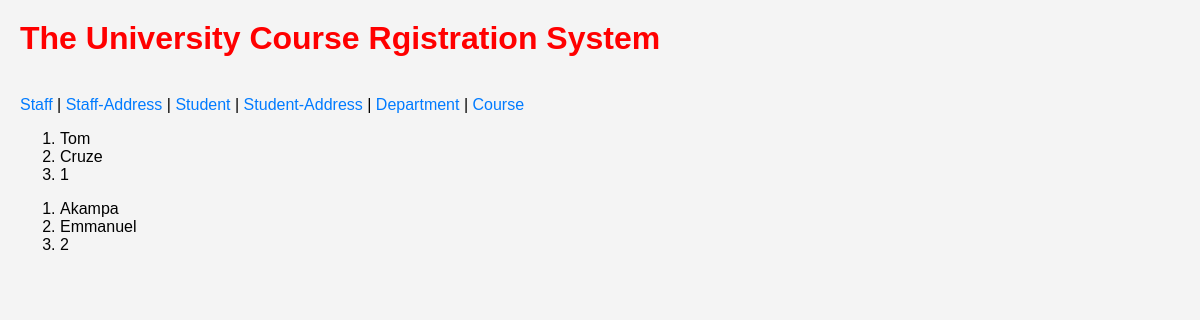
The page /student/ on the database its author committed.
### Class_app/models.py (models this page shows, shortened)
class Student (models.Model):
    First_name = models.CharField(max_length=100)
    Last_name = models.CharField(max_length=100)
    Student_id = models.IntegerField(primary_key=True, unique=True)

### Class_app/views.py (the view)
# urls.py: path('student/', StudentList.as_view(), name='student'),
class StudentList(ListView):
    model = Student
    template_name = "student.html"

### Templates/student.html
{% extends 'base.html' %}
{% block content %}
{% for student in student_list %}
<ol>
    <li>{{ student.First_name}}</li>
    <li>{{ student.Last_name}}</li>
    <li>{{ student.Student_id}}</li>
</ol>
{% endfor %}
{% endblock content %}

### Templates/base.html (style rules this page uses)
body { font-family: Arial, sans-serif; background-color: #f4f4f4; margin: 0; padding: 20px; }

### rows shown on the page
Student: First_name "Tom", Last_name "Cruze", Student_id "1"
Student: First_name "Akampa", Last_name "Emmanuel", Student_id "2"
